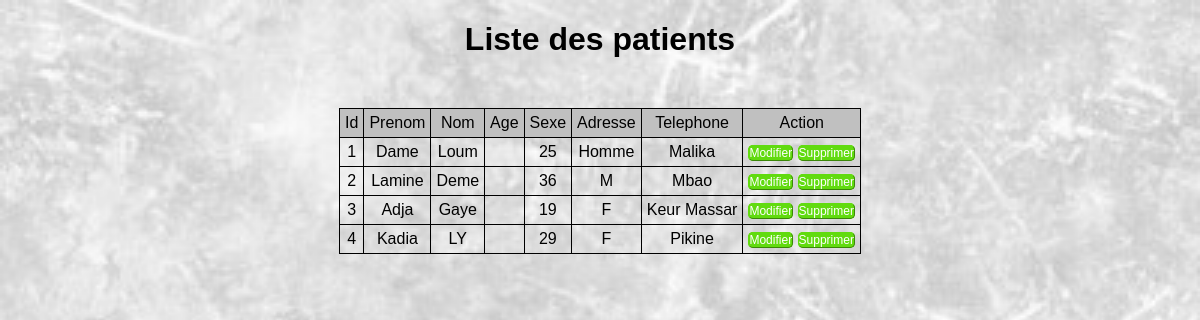
The page /listepatient.php on the database its author committed.
### tables this page shows
CREATE TABLE `patient` (
  `Id_Patient` int(11) NOT NULL,
  `Prenom_Patient` varchar(100) NOT NULL,
  `Nom_Patient` varchar(100) NOT NULL,
  `Age` varchar(10) NOT NULL,
  `Sexe` varchar(10) NOT NULL,
  `Adresse` varchar(100) NOT NULL,
  `Telephone` varchar(100) NOT NULL
);

### listepatient.php (the view, shortened to what this page needs)
<?php
        $serveur = "localhost";
        $login = "root";
        $pass="";
     try{
         $connexion = new PDO("mysql:host=$serveur;dbname=gestionRv",$login,$pass);
         $requete=$connexion->prepare("SELECT Id_Patient,Prenom_Patient,Nom_Patient,Age,Sexe,Adresse,Telephone FROM patient");
         $requete->execute();
         $tableaus = $requete->fetchAll();
    }
    catch(PDOException $e){
        echo ('Echec : '.$e->getMessage());
    }
?>
<!DOCTYPE html>
<html lang="en">
<head>
</head>
<body>
<h1>Liste des patients</h1>
<div class="liste">
		<table class="enregistrement">
			<tr class="titres">
				<td>Id</td>
                <td>Prenom</td>
                <td>Nom</td>
                <td>Age</td>
				<td>Sexe</td>
				<td>Adresse</td>
				<td>Telephone</td>
				<td>Action</td>
			</tr>
			<tr class="valeur">
				<?php
				foreach ($tableaus as $valu ) {
                    echo "<td>".$valu['Id_Patient']."</td>";
                    echo "<td>".$valu['Prenom_Patient']."</td>";
                    echo "<td>".$valu['Nom_Patient']."</td>";
                    echo "<td>".$valu['Telephone_Medecin']."</td>";
                    echo "<td>".$valu['Age']."</td>";
                    echo "<td>".$valu['Sexe']."</td>";
                    echo "<td>".$valu['Adresse']."</td>";
				?>
				<td>
                <a href="modifierPatient.php?Id_Medecin=<?=$tableau['Id_Medecin']?>">Modifier</a>
                <a href="modifierPatient.php.php?Id_Medecin=<?=$tableau['Id_Medecin']?>">Supprimer</a>
				</td>
			</tr>
			<?php
				}
			?>
		</table>
</body>
</html>

### listepatient.php (style rules this page uses)
body { margin: 0%; padding: 0%; background-image: url(images/page.jpg); background-size: cover; background-repeat: repeat; background-size: cover; font-family: "montserrat",sans-serif; }
h1 { text-align: center; }
a { text-decoration: none; width: 30%; height: 20px; font-size: 12px; border: 1px rgb(97, 219, 15) outset; border-radius: 5px; color: #fff; background-color: rgb(97, 219, 15); }
table { text-align: center; margin: auto; margin-top: 50px; }
td { padding: 5px; border: 1px #000 solid; max-width: 250px; word-wrap: break-word; }
.enregistrement { border-collapse: collapse; }
.titres { background-color: silver; text-align: center; border-top-left-radius: 10px; border-top-right-radius: 10px; }

### rows shown on the page
patient: Id_Patient "1", Prenom_Patient "Dame", Nom_Patient "Loum", Age "25", Sexe "Homme", Adresse "Malika"
patient: Id_Patient "2", Prenom_Patient "Lamine", Nom_Patient "Deme", Age "36", Sexe "M", Adresse "Mbao"
patient: Id_Patient "3", Prenom_Patient "Adja", Nom_Patient "Gaye", Age "19", Sexe "F", Adresse "Keur Massar"
patient: Id_Patient "4", Prenom_Patient "Kadia", Nom_Patient "LY", Age "29", Sexe "F", Adresse "Pikine"
